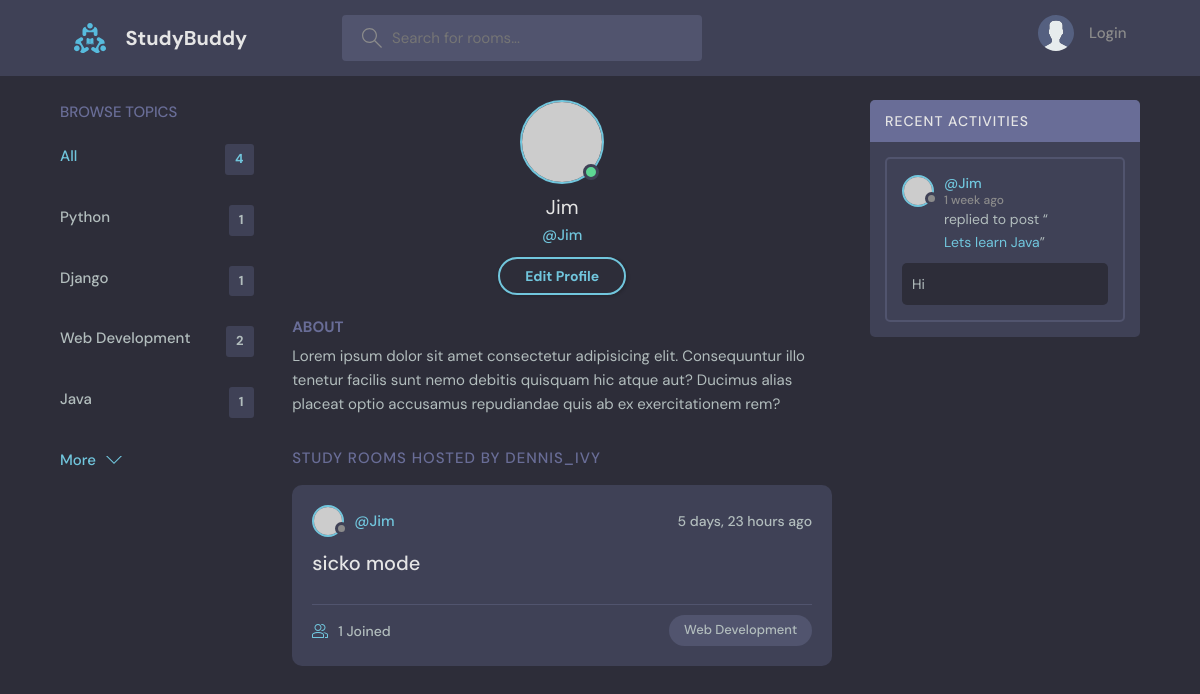
/profile/2/, run on an earlier commit of the app's database.
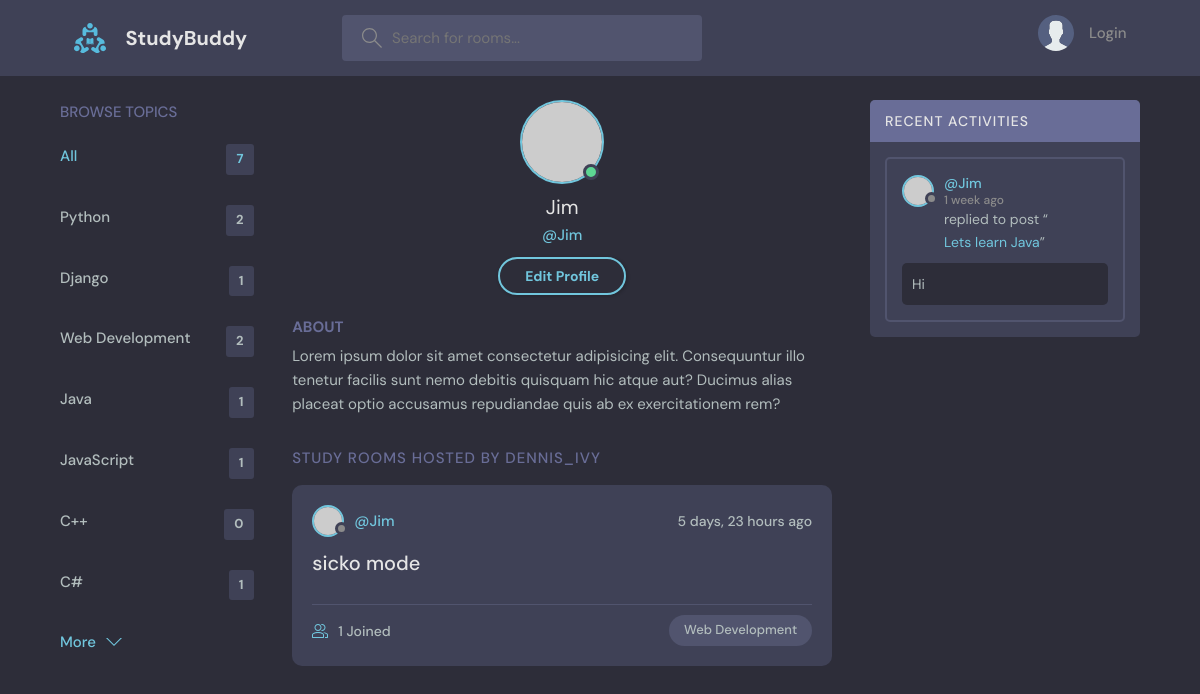
And on a later commit of the database.
### base/models.py (models this page shows, shortened)
class Topic(models.Model):
    name = models.CharField(max_length = 200) # Name of the topic

class Room(models.Model):
    host = models.ForeignKey(User, on_delete=models.SET_NULL, null = True) # The actual user that is connected. Relationship to a host.
    topic = models.ForeignKey(Topic, on_delete=models.SET_NULL, null = True) # A topic can have multiple rooms, but a room can only have one topic.
    name = models.CharField(max_length = 200) # Name of the room.
    description = models.TextField(null = True, blank = True) # Description of room. Makes sure the values can be left blank.
    participants = models.ManyToManyField(User, related_name='participants', blank = True)  # Stores all the users active in a room. Creates a many to many relationship.
    updated = models.DateTimeField(auto_now = True) # Takes a snapshot of anytime the table (model instance) is updated. Takes a timestamp every time room is updated.
    created = models.DateTimeField(auto_now_add = True) # Takes a timestamp of when the instance was created.
    class Meta:
        ordering = ['-updated', '-created']
    def __str__(self): # string representation of the room
        return self.name

class Message(models.Model):
    user = models.ForeignKey(User, on_delete=models.CASCADE) # User that is sending the message. Import user model from the django library.
    room = models.ForeignKey(Room, on_delete=models.CASCADE) # When the parent (room) is deleted, the children (messages) are also deleted.
    body = models.TextField() # the actual message
    updated = models.DateTimeField(auto_now = True) # Takes a snapshot of anytime the table (model instance) is updated. Takes a timestamp every time room is updated.
    created = models.DateTimeField(auto_now_add = True) # Takes a timestamp of when the instance was created.
    class Meta:
        ordering = ['-updated', '-created']

### base/views.py (the view)
# urls.py: path("profile/<str:pk>/", views.userProfile, name = "user-profile"),
def userProfile(request, pk):
    user = User.objects.get(id=pk)
    rooms = user.room_set.all()
    room_messages = user.message_set.all()
    topics = Topic.objects.all()
    context = {'user' : user, 'rooms' : rooms, 'room_messages' : room_messages, 'topics' : topics}
    return render(request, 'base/profile.html', context)

### base/templates/base/profile.html
{% extends "main.html" %}
{% block content %}
  <main class="profile-page layout layout--3">
    <div class="container">
      {% include 'base/topic_component.html' %}
      <div class="roomList">
        <div class="profile">
          <div class="profile__avatar">
            <div class="avatar avatar--large active">
              <img src="https://randomuser.me/api/portraits/men/11.jpg" />
            </div>
          </div>
          <div class="profile__info">
            <h3>{{user.username}}</h3>
            <p>@{{user.username}}</p>
            <a href="edit-user.html" class="btn btn--main btn--pill">Edit Profile</a>
          </div>
          <div class="profile__about">
            <h3>About</h3>
            <p>
              Lorem ipsum dolor sit amet consectetur adipisicing elit. Consequuntur illo tenetur
              facilis sunt nemo debitis quisquam hic atque aut? Ducimus alias placeat optio
              accusamus repudiandae quis ab ex exercitationem rem?
            </p>
          </div>
        </div>
        <div class="roomList__header">
          <div>
            <h2>Study Rooms Hosted by dennis_ivy</a>
            </h2>
          </div>
        </div>
        {% include 'base/feed_component.html' %}
      </div>
      {% include 'base/activity_component.html' %}
    </div>
  </main>
{% endblock content %}

### templates/main.html (shortened to what this page needs)
<!DOCTYPE html>
{% load static %}
<html lang="en">
  <head>
    <link rel="stylesheet" href="{% static 'styles/style.css' %}"/>
  </head>
  <body>
    {% include "navbar.html" %}
    {% block content %}
    {% endblock %}
  </body>
</html>

### templates/navbar.html (shortened to what this page needs)
{% load static %}
<header class="header header--loggedIn">
    <div class="container">
      <a href="{% url 'home' %}" class="header__logo">
        <img src="{% static 'images/logo.svg' %}" />
        <h1>StudyBuddy</h1>
      </a>
      <form class="header__search" method = "GET" action = "{% url 'home' %}">
        <label>
          <input name = "q" placeholder="Search for rooms..." />
        </label>
      </form>
      <nav class="header__menu">
        {% if request.user.is_authenticated %}
        <div class="header__user">
          <a href="profile.html">
            <div class="avatar avatar--medium active">
              <img src="https://randomuser.me/api/portraits/men/37.jpg" />
            </div>
            <p>{{request.user.username}}<span>@{{request.user.username}}</span></p>
          </a>
          <button class="dropdown-button">
            <svg version="1.1" xmlns="http://www.w3.org/2000/svg" width="32" height="32" viewBox="0 0 32 32">
              <title>chevron-down</title>
              <path d="M16 21l-13-13h-3l16 16 16-16h-3l-13 13z"></path>
            </svg>
          </button>
        </div>
        {% else %}
        <a href="{% url 'login' %}">
          <img src="{% static 'images/avatar.svg' %}" />
          <p>Login</p>
        </a>
        {% endif %}
      </nav>
    </div>
  </header>

### base/templates/base/topic_component.html
<div class="topics">
    <div class="topics__header">
      <h2>Browse Topics</h2>
    </div>
    <ul class="topics__list">
      <li>
        <a href="{% url 'home' %}" class="active">All <span>{{topics.count}}</span></a>
      </li>
      {% for topic in topics %}
      <li>
        <a href=""{% url 'home'  %}?q={{topic.name}}"">{{topic.name}} <span>{{topic.room_set.all.count}}</span></a>
      </li>
      {% endfor %}
    </ul>
    <a class="btn btn--link" href="topics.html">
      More
      <svg version="1.1" xmlns="http://www.w3.org/2000/svg" width="32" height="32" viewBox="0 0 32 32">
        <title>chevron-down</title>
        <path d="M16 21l-13-13h-3l16 16 16-16h-3l-13 13z"></path>
      </svg>
    </a>
  </div>

### base/templates/base/feed_component.html (shortened to what this page needs)
{% for room in rooms %}
<div class="roomListRoom">
    <div class="roomListRoom__header">
      <a href="{% url 'user-profile' room.host.id %}" class="roomListRoom__author">
        <div class="avatar avatar--small">
          <img src="https://randomuser.me/api/portraits/women/11.jpg" />
        </div>
        <span>@{{room.host.username}}</span>
      </a>
      <div class="roomListRoom__actions">
        <span>{{room.created|timesince}} ago</span>
      </div>
    </div>
    <div class="roomListRoom__content">
      <a href="{% url 'room' room.id %}">{{room.name}}</a>
    </div>
    <div class="roomListRoom__meta">
      <a href="{% url 'room' room.id %}" class="roomListRoom__joined">
        {{room.participants.all.count}} Joined
      </a>
      <p class="roomListRoom__topic">{{room.topic.name}}</p>
    </div>
</div>
{% endfor %}

### base/templates/base/activity_component.html (shortened to what this page needs)
<div class="activities">
    <div class="activities__header">
      <h2>Recent Activities</h2>
    </div>
    {% for message in room_messages %}
    <div class="activities__box">
      <div class="activities__boxHeader roomListRoom__header">
        <a href="{% url 'user-profile' message.user.id %}" class="roomListRoom__author">
          <div class="avatar avatar--small">
            <img src="https://randomuser.me/api/portraits/women/11.jpg" />
          </div>
          <p>
            @{{message.user}}
            <span>{{message.created|timesince}} ago</span>
          </p>
        </a>
      </div>
      <div class="activities__boxContent">
        <p>replied to post “<a href="{% url 'room' message.room.id %}">{{message.room}}</a>”</p>
        <div class="activities__boxRoomContent">
            {{message.body}}
        </div>
      </div>
    </div>
    {% endfor %}
</div>

What changed in the data, as far as the page shows it:
computed for Topic "Python": room_set.all.count "1" → "2"
added Topic: name "JavaScript", room_set.all.count "1"
added Topic: name "C++", room_set.all.count "0"
added Topic: name "C#", room_set.all.count "1"
Also different on the page:
{{ topics.count }}: "4" → "7"
